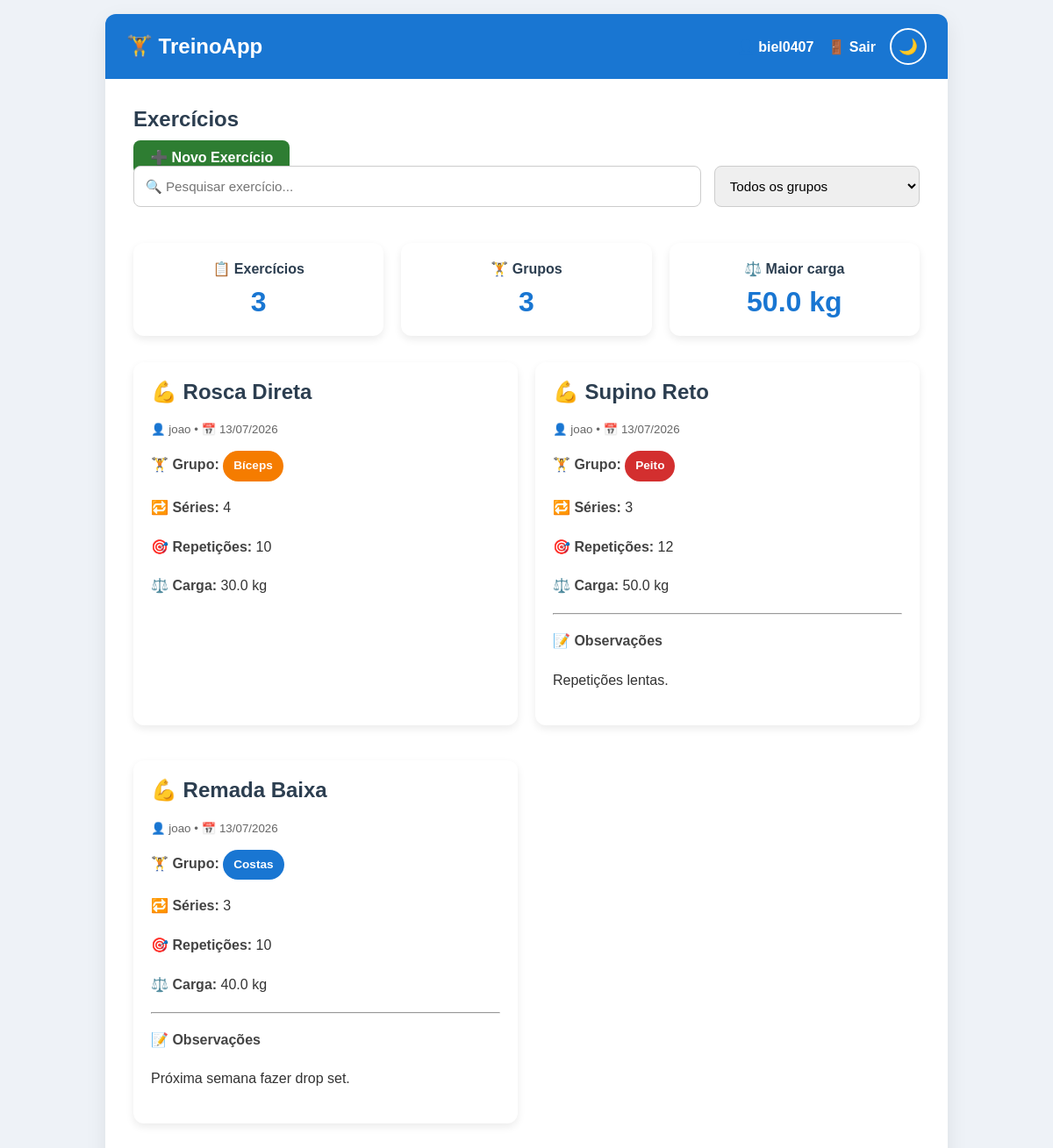
Screenshot of / (signed in) with the database file from the repository.
### tables this page shows
CREATE TABLE user (
    id INTEGER PRIMARY KEY AUTOINCREMENT,
    username TEXT UNIQUE NOT NULL,
    password TEXT NOT NULL
);

CREATE TABLE exercise (
    id INTEGER PRIMARY KEY AUTOINCREMENT,
    author_id INTEGER NOT NULL,
    created TIMESTAMP NOT NULL DEFAULT CURRENT_TIMESTAMP,

    name TEXT NOT NULL,
    muscle_group TEXT NOT NULL,
    sets INTEGER NOT NULL,
    reps INTEGER NOT NULL,
    weight REAL NOT NULL,
    notes TEXT NOT NULL,

    FOREIGN KEY (author_id) REFERENCES user(id)
);

### treino/exercise.py (the view)
@bp.route("/")
def index():
    db = get_db()
    exercises = db.execute(
        """
        SELECT e.id,
               e.name,
               e.muscle_group,
               e.sets,
               e.reps,
               e.weight,
               e.notes,
               e.created,
               e.author_id,
               u.username
        FROM exercise e
        JOIN user u ON e.author_id = u.id
        ORDER BY e.created DESC
        """
    ).fetchall()
    return render_template("exercise/index.html", exercises=exercises)

### treino/auth.py (called while the page is built)
@bp.before_app_request
def load_logged_in_user():
    user_id = session.get('user_id')
    if user_id is None:
        g.user = None
    else:
        g.user = get_db().execute(
            'SELECT * FROM user WHERE id = ?',
            (user_id,)
        ).fetchone()

### treino/db.py (called while the page is built)
def get_db():
    if 'db' not in g:
        g.db = sqlite3.connect(
            current_app.config['DATABASE'],
            detect_types=sqlite3.PARSE_DECLTYPES
        )
        g.db.row_factory = sqlite3.Row
    return g.db

### treino/templates/exercise/index.html (shortened to what this page needs)
{% extends 'base.html' %}
{% block header %}
<h1>{% block title %}Exercícios{% endblock %}</h1>
{% if g.user %}
<a class="action" href="{{ url_for('exercise.create') }}">
    ➕ Novo Exercício
</a>
{% endif %}
{% endblock %}
{% block content %}
<div class="filters">
    <input
        type="text"
        id="searchExercise"
        placeholder="🔍 Pesquisar exercício...">
    <select id="filterMuscle">
        <option value="">Todos os grupos</option>
    </select>
</div>
{% if exercises %}
<div class="dashboard">
    <div class="dashboard-card">
        <h3>📋 Exercícios</h3>
        <p>{{ exercises|length }}</p>
    </div>
    <div class="dashboard-card">
        <h3>🏋️ Grupos</h3>
        <p>{{ exercises | map(attribute='muscle_group') | unique | list | length }}</p>
    </div>
    <div class="dashboard-card">
        <h3>⚖️ Maior carga</h3>
        <p>{{ exercises | map(attribute='weight') | max }} kg</p>
    </div>
</div>
<div class="exercise-grid">
{% for exercise in exercises %}
<div
    class="exercise-card"
    data-name="{{ exercise['name']|lower }}"
    data-muscle="{{ exercise['muscle_group'] }}">
    <div class="exercise-header">
        <div>
            <h2>💪 {{ exercise['name'] }}</h2>
            <small>
                👤 {{ exercise['username'] }}
                •
                📅 {{ exercise['created'].strftime('%d/%m/%Y') }}
            </small>
        </div>
    </div>
    <div class="exercise-info">
        <p>
            🏋️ <strong>Grupo:</strong>
            <span
                class="badge badge-{{ exercise['muscle_group']|lower|replace('í','i')|replace('ô','o')|replace('ê','e')|replace('á','a')|replace('é','e')|replace('ú','u') }}">
                {{ exercise['muscle_group'] }}
            </span>
        </p>
        <p>
            🔁
            <strong>Séries:</strong>
            {{ exercise['sets'] }}
        </p>
        <p>
            🎯
            <strong>Repetições:</strong>
            {{ exercise['reps'] }}
        </p>
        <p>
            ⚖️
            <strong>Carga:</strong>
            {{ "%.1f"|format(exercise['weight']) }} kg
        </p>
        {% if exercise['notes'] %}
        <hr>
        <p>
            📝
            <strong>Observações</strong>
        </p>
        <p>{{ exercise['notes'] }}</p>
        {% endif %}
    </div>
</div>
{% endfor %}
</div>
{% endif %}
{% endblock %}

### treino/templates/base.html (shortened to what this page needs)
<!doctype html>
<html lang="pt-BR">
<head>
    <link rel="stylesheet" href="{{ url_for('static', filename='style.css') }}">
</head>
<body>
<nav>
    <h1>🏋️ TreinoApp</h1>
    <ul>
        {% if g.user %}
            <li><span>👤 {{ g.user['username'] }}</span></li>
            <li>
                <a href="{{ url_for('auth.logout') }}">
                    🚪 Sair
                </a>
            </li>
        {% endif %}
        <li>
            <button id="theme-toggle" title="Alternar tema">
                🌙
            </button>
        </li>
    </ul>
</nav>
<section class="content">
    <header>
        {% block header %}{% endblock %}
    </header>
    {% block content %}{% endblock %}
</section>
</body>
</html>

### treino/static/style.css (style rules this page uses)
html { font-family: Arial, Helvetica, sans-serif; background: #eef2f7; padding: 1rem; }
body { max-width: 960px; margin: 0 auto; background: #ffffff; color: #333; border-radius: 12px; box-shadow: 0 8px 24px rgba(0, 0, 0, .08); transition: background .3s, color .3s; }
h1, h2, h3 { color: #2c3e50; margin-top: 0; }
small { color: #666; }
a { color: #1565c0; text-decoration: none; }
nav { background: #1976d2; color: white; display: flex; justify-content: space-between; align-items: center; padding: 1rem 1.5rem; border-radius: 12px 12px 0 0; }
nav h1 { color: white; margin: 0; }
nav ul { display: flex; align-items: center; list-style: none; gap: 1rem; margin: 0; padding: 0; }
nav a, nav span { color: white; font-weight: bold; }
#theme-toggle { background: transparent; border: 2px solid white; color: white; border-radius: 50%; width: 42px; height: 42px; cursor: pointer; font-size: 1.1rem; transition: .2s; }
.content { padding: 2rem; }
.action { background: #2e7d32; color: white; padding: .7rem 1.2rem; border-radius: 8px; font-weight: bold; transition: .2s; }
.exercise-card { background: white; border-radius: 12px; padding: 20px; margin-bottom: 20px; box-shadow: 0 4px 10px rgba(0, 0, 0, .08); transition: transform .25s, box-shadow .25s; }
.exercise-header { display: flex; justify-content: space-between; align-items: center; margin-bottom: 15px; }
.exercise-info { line-height: 1.8; }
.exercise-info strong { color: #444; }
textarea, input, select { width: 100%; padding: .8rem; margin-bottom: 1rem; border: 1px solid #ccc; border-radius: 8px; box-sizing: border-box; font-size: .95rem; transition: border .2s, box-shadow .2s; }
.badge { display: inline-block; padding: 5px 12px; border-radius: 20px; color: white; font-size: .85rem; font-weight: bold; }
.badge-peito { background: #d32f2f; }
.badge-costas { background: #1976d2; }
.badge-biceps { background: #f57c00; }
.filters { display:flex; gap:15px; margin-bottom:25px; }
.filters input { flex:3; }
.filters select { flex:1; }
.dashboard { display: grid; grid-template-columns: repeat(3, 1fr); gap: 20px; margin-bottom: 30px; }
.dashboard-card { background: white; border-radius: 12px; padding: 20px; text-align: center; box-shadow: 0 4px 10px rgba(0,0,0,.08); transition: transform .2s; }
.dashboard-card h3 { margin-bottom: 10px; font-size: 1rem; }
.dashboard-card p { font-size: 2rem; font-weight: bold; color: #1976d2; margin: 0; }
.exercise-grid { display: grid; grid-template-columns: repeat(auto-fit, minmax(340px, 1fr)); gap: 20px; }

### rows the page displays
user: user.username "biel0407"
exercise: name "Rosca Direta", username "joao", created "13/07/2026", muscle_group "Bíceps", sets "4", reps "10", weight "30.0"
exercise: name "Supino Reto", username "joao", created "13/07/2026", muscle_group "Peito", sets "3", reps "12", weight "50.0", notes "Repetições lentas."
exercise: name "Remada Baixa", username "joao", created "13/07/2026", muscle_group "Costas", sets "3", reps "10", weight "40.0", notes "Próxima semana fazer drop set."

### other values shown
{{ exercises|length }} "3"
{{ exercises | map(attribute='muscle_group') | unique | list | length }} "3"
{{ exercises | map(attribute='weight') | max }} "50.0"
